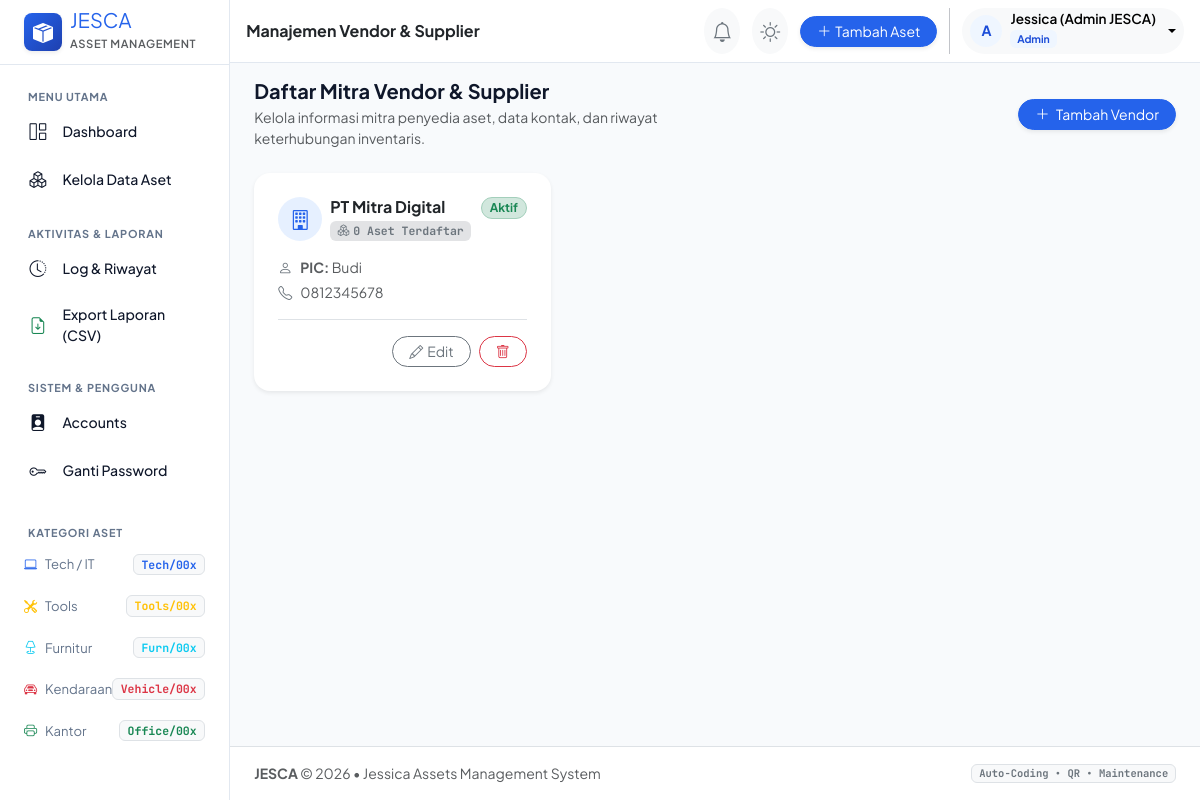
/vendors (signed in), run on the app's committed database.
### app.py (models this page shows, shortened)
class User(UserMixin, db.Model):
    __tablename__ = 'users'
    id = db.Column(db.Integer, primary_key=True)
    username = db.Column(db.String(80), unique=True, nullable=False, index=True)
    password_hash = db.Column(db.String(255), nullable=False)
    full_name = db.Column(db.String(120), default='Administrator')
    role = db.Column(db.String(30), default='Admin')  # Admin, Staff, Auditor, Teknisi
    is_active = db.Column(db.Boolean, default=True)
    created_at = db.Column(db.DateTime, default=datetime.utcnow)
    force_password_change = db.Column(db.Boolean, default=False)
    api_key = db.Column(db.String(64), nullable=True, unique=True, index=True)
    last_login = db.Column(db.DateTime, nullable=True)
    failed_login_count = db.Column(db.Integer, default=0)
    locked_until = db.Column(db.DateTime, nullable=True)

class Vendor(db.Model):
    __tablename__ = 'vendors'
    id = db.Column(db.Integer, primary_key=True)
    name = db.Column(db.String(150), nullable=False)
    contact_person = db.Column(db.String(100), nullable=True)
    phone = db.Column(db.String(50), nullable=True)
    email = db.Column(db.String(120), nullable=True)
    address = db.Column(db.Text, nullable=True)
    notes = db.Column(db.Text, nullable=True)
    is_active = db.Column(db.Boolean, default=True)
    created_at = db.Column(db.DateTime, default=datetime.utcnow)

### app.py (the view)
@app.route('/vendors')
@login_required
def vendors():
    vendor_list = Vendor.query.order_by(Vendor.name.asc()).all()
    return render_template('vendors.html', vendors=vendor_list)

### templates/vendors.html (shortened to what this page needs)
{% extends "base.html" %}
{% block page_heading %}Manajemen Vendor & Supplier{% endblock %}
{% block content %}
<div class="row g-3 align-items-center mb-4">
    <div class="col-md-6">
        <h5 class="fw-bold mb-1">Daftar Mitra Vendor & Supplier</h5>
        <p class="text-muted small mb-0">Kelola informasi mitra penyedia aset, data kontak, dan riwayat keterhubungan inventaris.</p>
    </div>
    <div class="col-md-6 text-md-end">
        {% if current_user.role in ['Admin', 'Staff'] %}
        <button type="button" class="btn btn-primary btn-sm rounded-pill px-3 shadow-sm" data-bs-toggle="modal" data-bs-target="#addVendorModal">
            <i class="bi bi-plus-lg me-1"></i> Tambah Vendor
        </button>
        {% endif %}
    </div>
</div>
<div class="row g-3 mb-4">
    {% for v in vendors %}
    <div class="col-md-6 col-xl-4">
        <div class="card vendor-card border-0 shadow-sm rounded-4 h-100">
            <div class="card-body p-4 d-flex flex-column justify-content-between">
                <div>
                    <div class="d-flex align-items-start justify-content-between mb-3">
                        <div class="d-flex align-items-center gap-2">
                            <div class="bg-primary bg-opacity-10 text-primary rounded-circle p-2 d-flex align-items-center justify-content-center" style="width: 44px; height: 44px;">
                                <i class="bi bi-building fs-5"></i>
                            </div>
                            <div>
                                <h6 class="fw-bold mb-0 text-dark">{{ v.name }}</h6>
                                <span class="badge bg-secondary-subtle text-secondary font-monospace" style="font-size: 0.72rem;">
                                    <i class="bi bi-boxes me-1"></i>{{ v.assets|length }} Aset Terdaftar
                                </span>
                            </div>
                        </div>
                        {% if v.is_active %}
                        <span class="badge bg-success-subtle text-success border border-success-subtle rounded-pill">Aktif</span>
                        {% else %}
                        <span class="badge bg-danger-subtle text-danger border border-danger-subtle rounded-pill">Nonaktif</span>
                        {% endif %}
                    </div>
                    <div class="small text-muted mb-3 d-flex flex-column gap-1">
                        {% if v.contact_person %}
                        <div><i class="bi bi-person me-2 text-secondary"></i><strong>PIC:</strong> {{ v.contact_person }}</div>
                        {% endif %}
                        {% if v.phone %}
                        <div><i class="bi bi-telephone me-2 text-secondary"></i><a href="tel:{{ v.phone }}" class="text-decoration-none text-muted">{{ v.phone }}</a></div>
                        {% endif %}
                    </div>
                </div>
                {% if current_user.role in ['Admin', 'Staff'] %}
                <div class="border-top pt-3 d-flex justify-content-end gap-2">
                    <button class="btn btn-outline-secondary btn-sm rounded-pill px-3" data-bs-toggle="modal" data-bs-target="#editVendorModal{{ v.id }}">
                        <i class="bi bi-pencil me-1"></i>Edit
                    </button>
                    {% if current_user.role == 'Admin' %}
                    <form method="POST" action="{{ url_for('delete_vendor', vendor_id=v.id) }}" onsubmit="return confirm('Hapus vendor {{ v.name }}? Data aset yang terkait akan tetap tersimpan.');">
                        <button type="submit" class="btn btn-outline-danger btn-sm rounded-pill px-3">
                            <i class="bi bi-trash"></i>
                        </button>
                    </form>
                    {% endif %}
                </div>
                {% endif %}
            </div>
        </div>
    </div>
    {% endfor %}
</div>
{% endblock %}

### templates/base.html (shortened to what this page needs)
<!DOCTYPE html>
<html lang="id">
<head>
    <link href="https://cdn.jsdelivr.net/npm/bootstrap@5.3.3/dist/css/bootstrap.min.css" rel="stylesheet">
    <link href="https://cdn.jsdelivr.net/npm/bootstrap-icons@1.11.3/font/bootstrap-icons.min.css" rel="stylesheet">
    <link rel="stylesheet" href="{{ url_for('static', filename='css/style.css') }}">
</head>
<body>
    {% if current_user.is_authenticated %}
    <div class="d-flex" id="wrapper">
        <aside class="sidebar bg-white border-end" id="sidebar-wrapper">
            <div class="sidebar-heading px-4 py-3 border-bottom d-flex align-items-center justify-content-between">
                <a href="{{ url_for('dashboard') }}" class="d-flex align-items-center text-decoration-none text-dark gap-2">
                    <div class="brand-icon rounded-3 d-flex align-items-center justify-content-center text-white shadow-sm">
                        <i class="bi bi-box-seam-fill fs-5"></i>
                    </div>
                    <div>
                        <span class="fs-5 fw-extrabold tracking-tight text-primary d-block lh-1">JESCA</span>
                        <small class="text-muted fw-semibold" style="font-size: 0.7rem; letter-spacing: 0.6px;">ASSET MANAGEMENT</small>
                    </div>
                </a>
            </div>
            <div class="sidebar-menu p-3">
                <div class="menu-label">Menu Utama</div>
                <ul class="nav nav-pills flex-column gap-1 mb-3">
                    <li class="nav-item">
                        <a href="{{ url_for('dashboard') }}" class="nav-link {% if request.endpoint == 'dashboard' %}active{% endif %} d-flex align-items-center gap-3">
                            <i class="bi bi-grid-1x2"></i>
                            <span>Dashboard</span>
                        </a>
                    </li>
                    <li class="nav-item">
                        <a href="{{ url_for('assets') }}" class="nav-link {% if request.endpoint == 'assets' %}active{% endif %} d-flex align-items-center gap-3">
                            <i class="bi bi-boxes"></i>
                            <span>Kelola Data Aset</span>
                        </a>
                    </li>
                </ul>
                <div class="menu-label">Aktivitas & Laporan</div>
                <ul class="nav nav-pills flex-column gap-1 mb-3">
                    <li class="nav-item">
                        <a href="{{ url_for('history') }}" class="nav-link {% if request.endpoint == 'history' %}active{% endif %} d-flex align-items-center gap-3">
                            <i class="bi bi-clock-history"></i>
                            <span>Log & Riwayat</span>
                        </a>
                    </li>
                    <li class="nav-item">
                        <a href="{{ url_for('export_assets_csv') }}" class="nav-link d-flex align-items-center gap-3">
                            <i class="bi bi-file-earmark-arrow-down text-success"></i>
                            <span>Export Laporan (CSV)</span>
                        </a>
                    </li>
                </ul>
                <div class="menu-label">Sistem & Pengguna</div>
                <ul class="nav nav-pills flex-column gap-1 mb-4">
                    {% if current_user.role == 'Admin' %}
                    <li class="nav-item">
                        <a href="{{ url_for('accounts') }}" class="nav-link {% if request.endpoint in ['accounts', 'users_redirect'] %}active{% endif %} d-flex align-items-center gap-3">
                            <i class="bi bi-person-badge-fill"></i>
                            <span>Accounts</span>
                        </a>
                    </li>
                    {% endif %}
                    <li class="nav-item">
                        <a href="#" class="nav-link d-flex align-items-center gap-3" data-bs-toggle="modal" data-bs-target="#changePasswordModal">
                            <i class="bi bi-key"></i>
                            <span>Ganti Password</span>
                        </a>
                    </li>
                </ul>
                <div class="menu-label">Kategori Aset</div>
                <div class="d-flex flex-column gap-1">
                    <a href="{{ url_for('assets', category='Tech') }}" class="category-pill d-flex align-items-center justify-content-between p-2 rounded-2 text-decoration-none">
                        <span class="d-flex align-items-center gap-2"><i class="bi bi-laptop text-primary"></i> Tech / IT</span>
                        <span class="badge bg-light text-primary border font-monospace" style="font-size: 0.72rem;">Tech/00x</span>
                    </a>
                    <a href="{{ url_for('assets', category='Tools') }}" class="category-pill d-flex align-items-center justify-content-between p-2 rounded-2 text-decoration-none">
                        <span class="d-flex align-items-center gap-2"><i class="bi bi-tools text-warning"></i> Tools</span>
                        <span class="badge bg-light text-warning border font-monospace" style="font-size: 0.72rem;">Tools/00x</span>
                    </a>
                    <a href="{{ url_for('assets', category='Furniture') }}" class="category-pill d-flex align-items-center justify-content-between p-2 rounded-2 text-decoration-none">
                        <span class="d-flex align-items-center gap-2"><i class="bi bi-lamp text-info"></i> Furnitur</span>
                        <span class="badge bg-light text-info border font-monospace" style="font-size: 0.72rem;">Furn/00x</span>
                    </a>
                    <a href="{{ url_for('assets', category='Vehicle') }}" class="category-pill d-flex align-items-center justify-content-between p-2 rounded-2 text-decoration-none">
                        <span class="d-flex align-items-center gap-2"><i class="bi bi-car-front text-danger"></i> Kendaraan</span>
                        <span class="badge bg-light text-danger border font-monospace" style="font-size: 0.72rem;">Vehicle/00x</span>
                    </a>
                    <a href="{{ url_for('assets', category='Office') }}" class="category-pill d-flex align-items-center justify-content-between p-2 rounded-2 text-decoration-none">
                        <span class="d-flex align-items-center gap-2"><i class="bi bi-printer text-success"></i> Kantor</span>
                        <span class="badge bg-light text-success border font-monospace" style="font-size: 0.72rem;">Office/00x</span>
                    </a>
                </div>
            </div>
        </aside>
        <div id="page-content-wrapper" class="w-100 d-flex flex-column min-vh-100">
            <nav class="navbar navbar-expand-lg bg-white border-bottom sticky-top px-3 py-2">
                <div class="container-fluid px-0">
                    <div class="d-flex align-items-center gap-2">
                        <span class="fw-bold fs-6 text-dark">{% block page_heading %}JESCA{% endblock %}</span>
                    </div>
                    <div class="d-flex align-items-center gap-2 ms-auto">
                        <div class="dropdown me-1">
                            <button class="btn btn-light position-relative border-0 rounded-circle p-2 shadow-none" type="button" data-bs-toggle="dropdown" aria-expanded="false" title="Pemberitahuan Maintenance">
                                <i class="bi bi-bell fs-5 text-secondary"></i>
                            </button>
                        </div>
                        <div class="dropdown me-1">
                            <button class="btn btn-light border-0 rounded-circle p-2 shadow-none" type="button" data-bs-toggle="dropdown" aria-expanded="false" title="Ganti Tema Tampilan" id="themeToggleBtn">
                                <i class="bi bi-palette fs-5 text-secondary" id="themeIcon"></i>
                            </button>
                        </div>
                        <a href="{{ url_for('assets') }}" class="btn btn-primary btn-sm rounded-pill px-3 py-1 d-flex align-items-center gap-1 shadow-sm">
                            <i class="bi bi-plus-lg"></i>
                            <span class="d-none d-sm-inline">Tambah Aset</span>
                        </a>
                        <div class="dropdown">
                            <button class="btn btn-light border-0 d-flex align-items-center gap-2 py-1 px-2 rounded-pill dropdown-toggle shadow-none" type="button" data-bs-toggle="dropdown" aria-expanded="false">
                                <div class="avatar-circle bg-primary-subtle text-primary fw-bold">
                                    {{ current_user.username[0]|upper }}
                                </div>
                                <div class="text-start d-none d-md-block">
                                    <div class="fw-semibold lh-1" style="font-size: 0.85rem;">{{ current_user.full_name }}</div>
                                    <span class="badge bg-primary-subtle text-primary" style="font-size: 0.65rem;">{{ current_user.role }}</span>
                                </div>
                            </button>
                        </div>
                    </div>
                </div>
            </nav>
            <div class="container-fluid px-3 px-md-4 pt-3">
            </div>
            <main class="flex-grow-1 container-fluid px-3 px-md-4 pb-4">
                {% block content %}{% endblock %}
            </main>
            <footer class="bg-white border-top py-3 px-4 text-center text-muted small">
                <div class="d-flex flex-column flex-sm-row justify-content-between align-items-center gap-2">
                    <div>
                        <strong>JESCA</strong> &copy; 2026 &bull; Jessica Assets Management System
                    </div>
                    <div class="d-flex align-items-center gap-2">
                        <span class="badge bg-light text-secondary border font-monospace">Auto-Coding &bull; QR &bull; Maintenance</span>
                    </div>
                </div>
            </footer>
        </div>
    </div>
    {% else %}
        <main class="min-vh-100 d-flex flex-column justify-content-center py-4 bg-light">
            {% block auth_content %}{% endblock %}
        </main>
    {% endif %}
</body>
</html>

### data on the page
User: username "A", full_name "Jessica (Admin JESCA)", role "Admin"
Vendor: name "PT Mitra Digital", assets|length "0", is_active "Aktif", contact_person "Budi", phone "0812345678"
